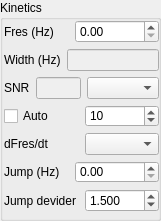
   <widget class="QGroupBox" name="groupBoxExperimentKinetics">
    <property name="geometry">
     <rect>
      <x>10</x>
      <y>400</y>
      <width>161</width>
      <height>221</height>
     </rect>
    </property>
    <property name="title">
     <string>Kinetics</string>
    </property>
    <widget class="QWidget" name="layoutWidget">
     <property name="geometry">
      <rect>
       <x>4</x>
       <y>20</y>
       <width>155</width>
       <height>192</height>
      </rect>
     </property>
     <layout class="QVBoxLayout" name="verticalLayout_6">
      <item>
       <layout class="QHBoxLayout" name="horizontalLayout_44">
        <item>
         <widget class="QLabel" name="labelResonanceFrequency">
          <property name="text">
           <string>Fres (Hz)</string>
          </property>
         </widget>
        </item>
        <item>
         <widget class="QDoubleSpinBox" name="doubleSpinBoxResonanceFrequency">
          <property name="maximum">
           <double>2000000.000000000000000</double>
          </property>
         </widget>
        </item>
       </layout>
      </item>
      <item>
       <layout class="QHBoxLayout" name="horizontalLayout_45">
        <item>
         <widget class="QLabel" name="labelWidth">
          <property name="text">
           <string>Width (Hz)</string>
          </property>
         </widget>
        </item>
        <item>
         <widget class="QLineEdit" name="lineEditWidth">
          <property name="enabled">
           <bool>false</bool>
          </property>
         </widget>
        </item>
       </layout>
      </item>
      <item>
       <layout class="QHBoxLayout" name="horizontalLayout_46">
        <item>
         <widget class="QLabel" name="labelSNR">
          <property name="text">
           <string>SNR</string>
          </property>
         </widget>
        </item>
        <item>
         <widget class="QLineEdit" name="lineEditSNR">
          <property name="enabled">
           <bool>false</bool>
          </property>
         </widget>
        </item>
        <item>
         <widget class="QComboBox" name="comboBoxJumpAfterExtremum">
          <property name="sizePolicy">
           <sizepolicy hsizetype="Preferred" vsizetype="Fixed">
            <horstretch>50</horstretch>
            <verstretch>0</verstretch>
           </sizepolicy>
          </property>
         </widget>
        </item>
       </layout>
      </item>
      <item>
       <layout class="QHBoxLayout" name="horizontalLayout_49">
        <item>
         <widget class="QCheckBox" name="checkBoxAutoKinetics">
          <property name="text">
           <string>Auto</string>
          </property>
         </widget>
        </item>
        <item>
         <widget class="QSpinBox" name="spinBoxJumpAfterExtremum">
          <property name="value">
           <number>10</number>
          </property>
         </widget>
        </item>
       </layout>
      </item>
      <item>
       <layout class="QHBoxLayout" name="horizontalLayout_14">
        <item>
         <widget class="QLabel" name="labelDFresDT">
          <property name="text">
           <string>dFres/dt</string>
          </property>
         </widget>
        </item>
        <item>
         <widget class="QComboBox" name="comboBoxDFresDT"/>
        </item>
       </layout>
      </item>
      <item>
       <layout class="QHBoxLayout" name="horizontalLayout_47">
        <item>
         <widget class="QLabel" name="labelJump">
          <property name="text">
           <string>Jump (Hz)</string>
          </property>
         </widget>
        </item>
        <item>
         <widget class="QDoubleSpinBox" name="doubleSpinBoxJump">
          <property name="maximum">
           <double>2000000.000000000000000</double>
          </property>
         </widget>
        </item>
       </layout>
      </item>
      <item>
       <layout class="QHBoxLayout" name="horizontalLayout_48">
        <item>
         <widget class="QLabel" name="labelJumpDevider">
          <property name="text">
           <string>Jump devider</string>
          </property>
         </widget>
        </item>
        <item>
         <widget class="QDoubleSpinBox" name="doubleSpinBoxJump_2">
          <property name="decimals">
           <number>3</number>
          </property>
          <property name="maximum">
           <double>99.000000000000000</double>
          </property>
          <property name="value">
           <double>1.500000000000000</double>
          </property>
         </widget>
        </item>
       </layout>
      </item>
     </layout>
    </widget>
   </widget>
